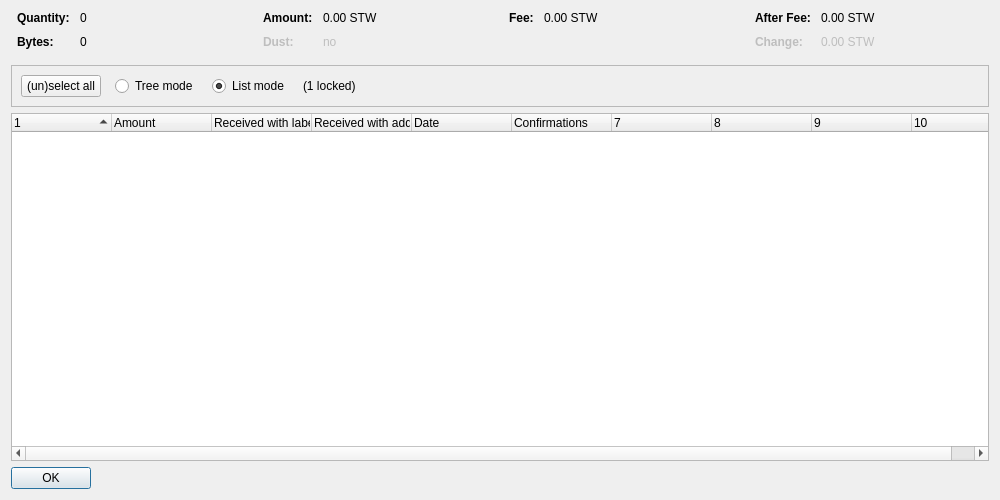
<?xml version="1.0" encoding="UTF-8"?>
<ui version="4.0">
 <class>CoinControlDialog</class>
 <widget class="QDialog" name="CoinControlDialog">
  <property name="geometry">
   <rect>
    <x>0</x>
    <y>0</y>
    <width>1000</width>
    <height>500</height>
   </rect>
  </property>
  <property name="windowTitle">
   <string>Coin Selection</string>
  </property>
  <layout class="QVBoxLayout" name="verticalLayout">
   <item>
    <layout class="QHBoxLayout" name="horizontalLayoutTop" stretch="0,0,0,0">
     <property name="topMargin">
      <number>0</number>
     </property>
     <property name="bottomMargin">
      <number>10</number>
     </property>
     <item>
      <layout class="QFormLayout" name="formLayoutCoinControl1">
       <property name="horizontalSpacing">
        <number>10</number>
       </property>
       <property name="verticalSpacing">
        <number>10</number>
       </property>
       <property name="leftMargin">
        <number>6</number>
       </property>
       <property name="rightMargin">
        <number>6</number>
       </property>
       <item row="0" column="0">
        <widget class="QLabel" name="labelCoinControlQuantityText">
         <property name="font">
          <font>
           <weight>75</weight>
           <bold>true</bold>
          </font>
         </property>
         <property name="text">
          <string>Quantity:</string>
         </property>
        </widget>
       </item>
       <item row="0" column="1">
        <widget class="QLabel" name="labelCoinControlQuantity">
         <property name="cursor">
          <cursorShape>IBeamCursor</cursorShape>
         </property>
         <property name="contextMenuPolicy">
          <enum>Qt::ActionsContextMenu</enum>
         </property>
         <property name="text">
          <string notr="true">0</string>
         </property>
         <property name="textInteractionFlags">
          <set>Qt::LinksAccessibleByMouse|Qt::TextSelectableByKeyboard|Qt::TextSelectableByMouse</set>
         </property>
        </widget>
       </item>
       <item row="1" column="0">
        <widget class="QLabel" name="labelCoinControlBytesText">
         <property name="font">
          <font>
           <weight>75</weight>
           <bold>true</bold>
          </font>
         </property>
         <property name="text">
          <string>Bytes:</string>
         </property>
        </widget>
       </item>
       <item row="1" column="1">
        <widget class="QLabel" name="labelCoinControlBytes">
         <property name="cursor">
          <cursorShape>IBeamCursor</cursorShape>
         </property>
         <property name="contextMenuPolicy">
          <enum>Qt::ActionsContextMenu</enum>
         </property>
         <property name="text">
          <string notr="true">0</string>
         </property>
         <property name="textInteractionFlags">
          <set>Qt::LinksAccessibleByMouse|Qt::TextSelectableByKeyboard|Qt::TextSelectableByMouse</set>
         </property>
        </widget>
       </item>
      </layout>
     </item>
     <item>
      <layout class="QFormLayout" name="formLayoutCoinControl2">
       <property name="horizontalSpacing">
        <number>10</number>
       </property>
       <property name="verticalSpacing">
        <number>10</number>
       </property>
       <property name="leftMargin">
        <number>6</number>
       </property>
       <property name="rightMargin">
        <number>6</number>
       </property>
       <item row="0" column="0">
        <widget class="QLabel" name="labelCoinControlAmountText">
         <property name="font">
          <font>
           <weight>75</weight>
           <bold>true</bold>
          </font>
         </property>
         <property name="text">
          <string>Amount:</string>
         </property>
        </widget>
       </item>
       <item row="0" column="1">
        <widget class="QLabel" name="labelCoinControlAmount">
         <property name="cursor">
          <cursorShape>IBeamCursor</cursorShape>
         </property>
         <property name="contextMenuPolicy">
          <enum>Qt::ActionsContextMenu</enum>
         </property>
         <property name="text">
          <string notr="true">0.00 STW</string>
         </property>
         <property name="textInteractionFlags">
          <set>Qt::LinksAccessibleByMouse|Qt::TextSelectableByKeyboard|Qt::TextSelectableByMouse</set>
         </property>
        </widget>
       </item>
       <item row="1" column="0">
        <widget class="QLabel" name="labelCoinControlLowOutputText">
         <property name="enabled">
          <bool>false</bool>
         </property>
         <property name="font">
          <font>
           <weight>75</weight>
           <bold>true</bold>
          </font>
         </property>
         <property name="text">
          <string>Dust:</string>
         </property>
        </widget>
       </item>
       <item row="1" column="1">
        <widget class="QLabel" name="labelCoinControlLowOutput">
         <property name="enabled">
          <bool>false</bool>
         </property>
         <property name="cursor">
          <cursorShape>IBeamCursor</cursorShape>
         </property>
         <property name="contextMenuPolicy">
          <enum>Qt::ActionsContextMenu</enum>
         </property>
         <property name="text">
          <string notr="true">no</string>
         </property>
         <property name="textInteractionFlags">
          <set>Qt::LinksAccessibleByMouse|Qt::TextSelectableByKeyboard|Qt::TextSelectableByMouse</set>
         </property>
        </widget>
       </item>
      </layout>
     </item>
     <item>
      <layout class="QFormLayout" name="formLayoutCoinControl3">
       <property name="horizontalSpacing">
        <number>10</number>
       </property>
       <property name="verticalSpacing">
        <number>10</number>
       </property>
       <property name="leftMargin">
        <number>6</number>
       </property>
       <property name="rightMargin">
        <number>6</number>
       </property>
       <item row="0" column="0">
        <widget class="QLabel" name="labelCoinControlFeeText">
         <property name="font">
          <font>
           <weight>75</weight>
           <bold>true</bold>
          </font>
         </property>
         <property name="text">
          <string>Fee:</string>
         </property>
        </widget>
       </item>
       <item row="0" column="1">
        <widget class="QLabel" name="labelCoinControlFee">
         <property name="cursor">
          <cursorShape>IBeamCursor</cursorShape>
         </property>
         <property name="contextMenuPolicy">
          <enum>Qt::ActionsContextMenu</enum>
         </property>
         <property name="text">
          <string notr="true">0.00 STW</string>
         </property>
         <property name="textInteractionFlags">
          <set>Qt::LinksAccessibleByMouse|Qt::TextSelectableByKeyboard|Qt::TextSelectableByMouse</set>
         </property>
        </widget>
       </item>
      </layout>
     </item>
     <item>
      <layout class="QFormLayout" name="formLayoutCoinControl4">
       <property name="horizontalSpacing">
        <number>10</number>
       </property>
       <property name="verticalSpacing">
        <number>10</number>
       </property>
       <property name="leftMargin">
        <number>6</number>
       </property>
       <property name="rightMargin">
        <number>6</number>
       </property>
       <item row="0" column="0">
        <widget class="QLabel" name="labelCoinControlAfterFeeText">
         <property name="font">
          <font>
           <weight>75</weight>
           <bold>true</bold>
          </font>
         </property>
         <property name="text">
          <string>After Fee:</string>
         </property>
        </widget>
       </item>
       <item row="0" column="1">
        <widget class="QLabel" name="labelCoinControlAfterFee">
         <property name="cursor">
          <cursorShape>IBeamCursor</cursorShape>
         </property>
         <property name="contextMenuPolicy">
          <enum>Qt::ActionsContextMenu</enum>
         </property>
         <property name="text">
          <string notr="true">0.00 STW</string>
         </property>
         <property name="textInteractionFlags">
          <set>Qt::LinksAccessibleByMouse|Qt::TextSelectableByKeyboard|Qt::TextSelectableByMouse</set>
         </property>
        </widget>
       </item>
       <item row="1" column="0">
        <widget class="QLabel" name="labelCoinControlChangeText">
         <property name="enabled">
          <bool>false</bool>
         </property>
         <property name="font">
          <font>
           <weight>75</weight>
           <bold>true</bold>
          </font>
         </property>
         <property name="text">
          <string>Change:</string>
         </property>
        </widget>
       </item>
       <item row="1" column="1">
        <widget class="QLabel" name="labelCoinControlChange">
         <property name="enabled">
          <bool>false</bool>
         </property>
         <property name="cursor">
          <cursorShape>IBeamCursor</cursorShape>
         </property>
         <property name="contextMenuPolicy">
          <enum>Qt::ActionsContextMenu</enum>
         </property>
         <property name="text">
          <string notr="true">0.00 STW</string>
         </property>
         <property name="textInteractionFlags">
          <set>Qt::LinksAccessibleByMouse|Qt::TextSelectableByKeyboard|Qt::TextSelectableByMouse</set>
         </property>
        </widget>
       </item>
      </layout>
     </item>
    </layout>
   </item>
   <item>
    <widget class="QFrame" name="frame">
     <property name="minimumSize">
      <size>
       <width>0</width>
       <height>40</height>
      </size>
     </property>
     <property name="frameShape">
      <enum>QFrame::StyledPanel</enum>
     </property>
     <property name="frameShadow">
      <enum>QFrame::Sunken</enum>
     </property>
     <layout class="QHBoxLayout" name="horizontalLayout">
      <item>
       <layout class="QHBoxLayout" name="horizontalLayoutPanel" stretch="0,0,0,0,0">
        <property name="spacing">
         <number>14</number>
        </property>
        <item>
         <widget class="QPushButton" name="pushButtonSelectAll">
          <property name="sizePolicy">
           <sizepolicy hsizetype="Maximum" vsizetype="Fixed">
            <horstretch>0</horstretch>
            <verstretch>0</verstretch>
           </sizepolicy>
          </property>
          <property name="text">
           <string>(un)select all</string>
          </property>
          <property name="autoDefault">
           <bool>false</bool>
          </property>
         </widget>
        </item>
        <item>
         <widget class="QRadioButton" name="radioTreeMode">
          <property name="sizePolicy">
           <sizepolicy hsizetype="Maximum" vsizetype="Fixed">
            <horstretch>0</horstretch>
            <verstretch>0</verstretch>
           </sizepolicy>
          </property>
          <property name="text">
           <string>Tree mode</string>
          </property>
         </widget>
        </item>
        <item>
         <widget class="QRadioButton" name="radioListMode">
          <property name="sizePolicy">
           <sizepolicy hsizetype="Maximum" vsizetype="Fixed">
            <horstretch>0</horstretch>
            <verstretch>0</verstretch>
           </sizepolicy>
          </property>
          <property name="text">
           <string>List mode</string>
          </property>
          <property name="checked">
           <bool>true</bool>
          </property>
         </widget>
        </item>
        <item>
         <widget class="QLabel" name="labelLocked">
          <property name="text">
           <string notr="true">(1 locked)</string>
          </property>
         </widget>
        </item>
        <item>
         <spacer name="horizontalSpacer">
          <property name="orientation">
           <enum>Qt::Horizontal</enum>
          </property>
          <property name="sizeHint" stdset="0">
           <size>
            <width>40</width>
            <height>20</height>
           </size>
          </property>
         </spacer>
        </item>
       </layout>
      </item>
     </layout>
    </widget>
   </item>
   <item>
    <widget class="CoinControlTreeWidget" name="treeWidget">
     <property name="contextMenuPolicy">
      <enum>Qt::CustomContextMenu</enum>
     </property>
     <property name="sortingEnabled">
      <bool>false</bool>
     </property>
     <property name="columnCount">
      <number>10</number>
     </property>
     <attribute name="headerShowSortIndicator" stdset="0">
      <bool>true</bool>
     </attribute>
     <attribute name="headerStretchLastSection">
      <bool>false</bool>
     </attribute>
     <column>
      <property name="text">
       <string/>
      </property>
     </column>
     <column>
      <property name="text">
       <string>Amount</string>
      </property>
     </column>
     <column>
      <property name="text">
       <string>Received with label</string>
      </property>
     </column>
     <column>
      <property name="text">
       <string>Received with address</string>
      </property>
     </column>
     <column>
      <property name="text">
       <string>Date</string>
      </property>
     </column>
     <column>
      <property name="text">
       <string>Confirmations</string>
      </property>
      <property name="toolTip">
       <string>Confirmed</string>
      </property>
     </column>
     <column>
      <property name="text">
       <string/>
      </property>
     </column>
     <column>
      <property name="text">
       <string/>
      </property>
     </column>
     <column>
      <property name="text">
       <string/>
      </property>
     </column>
     <column>
      <property name="text">
       <string/>
      </property>
     </column>
    </widget>
   </item>
   <item>
    <widget class="QDialogButtonBox" name="buttonBox">
     <property name="sizePolicy">
      <sizepolicy hsizetype="Maximum" vsizetype="Fixed">
       <horstretch>0</horstretch>
       <verstretch>0</verstretch>
      </sizepolicy>
     </property>
     <property name="orientation">
      <enum>Qt::Horizontal</enum>
     </property>
     <property name="standardButtons">
      <set>QDialogButtonBox::Ok</set>
     </property>
    </widget>
   </item>
  </layout>
 </widget>
 <customwidgets>
  <customwidget>
   <class>CoinControlTreeWidget</class>
   <extends>QTreeWidget</extends>
   <header>coincontroltreewidget.h</header>
  </customwidget>
 </customwidgets>
 <resources/>
 <connections/>
</ui>
